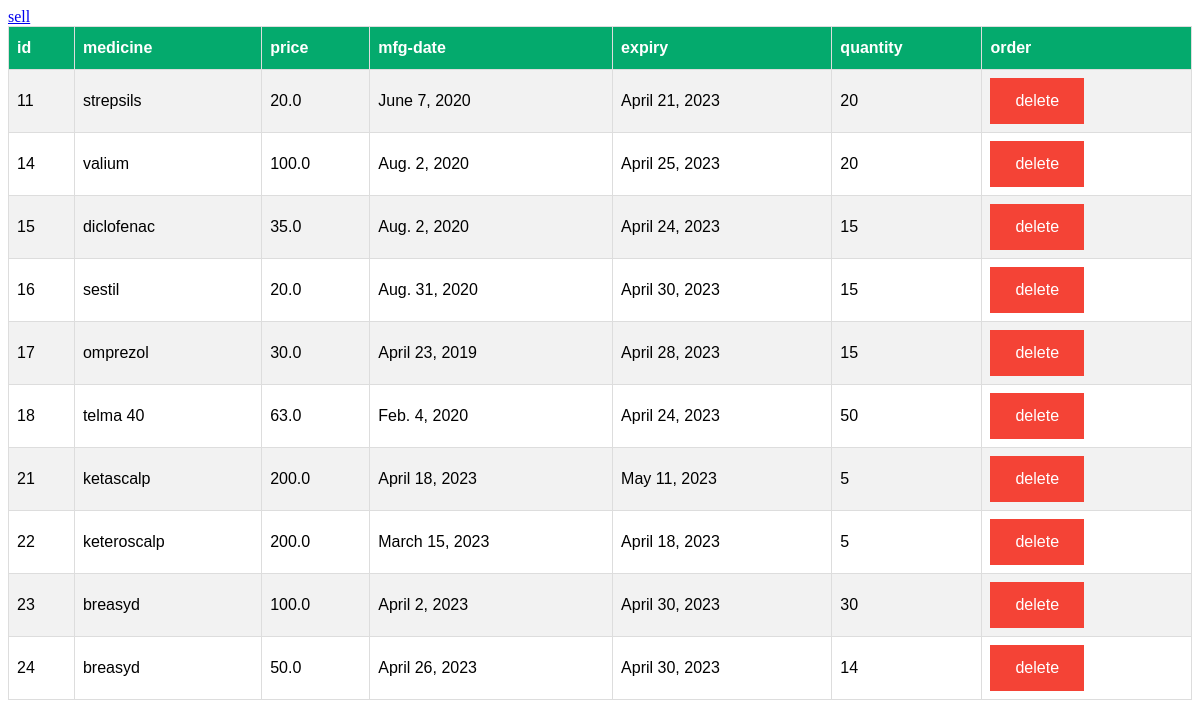
The page /expi/ on the database its author committed.
### aap/models.py (models this page shows, shortened)
class products(models.Model):
    id = models.AutoField(primary_key=True)
    medicine =models.CharField(max_length=200,null=True)
    price =models.FloatField(max_length=20,null=True)
    manufacture_date= models.DateField(null=True)
    expiry=models.DateField(null=True)
    quantity = models.IntegerField(default=0,null=True)

### aap/views.py (the view)
# urls.py: path("expi/",views.tim,name="expi"),
def tim(request):
    today = date.today()
    expt = products.objects.filter(expiry__lte =today)
    low = products.objects.filter(quantity__lte=15)
    cent = products.objects.all()
    senti ={
        'cent':cent,
        'exp':expt,
        'low':low,
    }
    return render(request,'medicines.html',senti)

### templates/medicines.html (shortened to what this page needs)
<!DOCTYPE html>
<html lang="en">
<head>
</head>
<body>
    <form action="tim" method="POST">
       <table id = "customers">
              <tr>
                <th>id</th>
                <th>medicine</th>
                <th>price</th>
                <th>mfg-date</th>
                <th>expiry</th>
                <th>quantity</th>
                <th>order</th>
              </tr>
        {%  for i in exp %}
            {%if i  in low%}
                <tr>
                <td>{{i.id}}</td>
                <td>{{i.medicine}}</td>
                <td>{{i.price}}</td>
                <td>{{i.manufacture_date}}
                <td>{{i.expiry}}</td>
                <td>{{i.quantity}}</td>
                <td><a href="{{i.id}}/delete">delete</a></td>
                </tr>
            {%elif i not in low%}
            <tr>
                <td>{{i.id}}</td>
                <td>{{i.medicine}}</td>
                <td>{{i.price}}</td>
                <td>{{i.manufacture_date}}</td>
                <td>{{i.expiry}}</td>
                <td>{{i.quantity}}</td>
                <td><a href="/{{i.id}}/delete">delete</a></td>
                </tr>
            {%else %}
                <h5>no medcine that is expired or low</h5>
            {%endif%}
        {%endfor%}
        <a href="bill">sell</a>
        </table>
    </form>
</body>
</html>

### templates/medicines.html (style rules this page uses)
#customers { font-family: Arial, Helvetica, sans-serif; border-collapse: collapse; width: 100%; }
#customers td, #customers th { border: 1px solid #ddd; padding: 8px; }
#customers tr:nth-child(even) { background-color: #f2f2f2; }
#customers th { padding-top: 12px; padding-bottom: 12px; text-align: left; background-color: #04AA6D; color: white; }
#customers td a:link, a:visited { background-color: #f44336; color: white; padding: 14px 25px; text-align: center; text-decoration: none; display: inline-block; }

### rows shown on the page
products: id "11", medicine "strepsils", price "20.0", manufacture_date "June 7, 2020", expiry "April 21, 2023", quantity "20"
products: id "14", medicine "valium", price "100.0", manufacture_date "Aug. 2, 2020", expiry "April 25, 2023", quantity "20"
products: id "15", medicine "diclofenac", price "35.0", manufacture_date "Aug. 2, 2020", expiry "April 24, 2023", quantity "15"
products: id "16", medicine "sestil", price "20.0", manufacture_date "Aug. 31, 2020", expiry "April 30, 2023", quantity "15"
products: id "17", medicine "omprezol", price "30.0", manufacture_date "April 23, 2019", expiry "April 28, 2023", quantity "15"
products: id "18", medicine "telma 40", price "63.0", manufacture_date "Feb. 4, 2020", expiry "April 24, 2023", quantity "50"
products: id "21", medicine "ketascalp", price "200.0", manufacture_date "April 18, 2023", expiry "May 11, 2023", quantity "5"
products: id "22", medicine "keteroscalp", price "200.0", manufacture_date "March 15, 2023", expiry "April 18, 2023", quantity "5"
products: id "23", medicine "breasyd", price "100.0", manufacture_date "April 2, 2023", expiry "April 30, 2023", quantity "30"
products: id "24", medicine "breasyd", price "50.0", manufacture_date "April 26, 2023", expiry "April 30, 2023", quantity "14"
